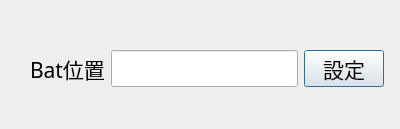
<?xml version="1.0" encoding="UTF-8"?>
<ui version="4.0">
 <class>bat_path</class>
 <widget class="QDialog" name="bat_path">
  <property name="geometry">
   <rect>
    <x>0</x>
    <y>0</y>
    <width>400</width>
    <height>129</height>
   </rect>
  </property>
  <property name="windowTitle">
   <string>Dialog</string>
  </property>
  <widget class="QWidget" name="layoutWidget">
   <property name="geometry">
    <rect>
     <x>30</x>
     <y>50</y>
     <width>354</width>
     <height>37</height>
    </rect>
   </property>
   <layout class="QHBoxLayout" name="horizontalLayout">
    <item>
     <widget class="QLabel" name="label">
      <property name="font">
       <font>
        <family>微軟正黑體</family>
        <pointsize>16</pointsize>
       </font>
      </property>
      <property name="text">
       <string>Bat位置</string>
      </property>
     </widget>
    </item>
    <item>
     <widget class="QLineEdit" name="lineEdit">
      <property name="font">
       <font>
        <family>微軟正黑體</family>
        <pointsize>16</pointsize>
       </font>
      </property>
     </widget>
    </item>
    <item>
     <widget class="QPushButton" name="pushButton">
      <property name="font">
       <font>
        <family>微軟正黑體</family>
        <pointsize>16</pointsize>
       </font>
      </property>
      <property name="text">
       <string>設定</string>
      </property>
     </widget>
    </item>
   </layout>
  </widget>
 </widget>
 <resources/>
 <connections/>
</ui>
